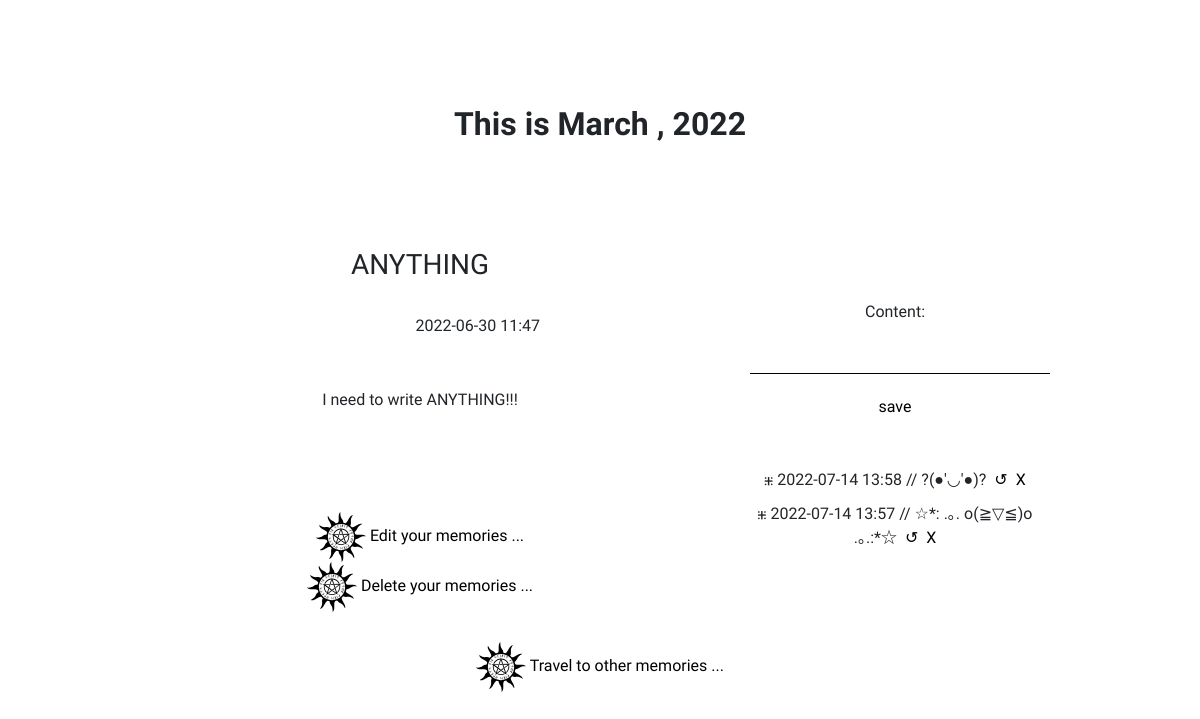
Page /inside/detail/11/ on the committed database.
### insidepage/models.py (models this page shows, shortened)
class Diary(models.Model):
    title = models.CharField(max_length=30)
    pub_date = models.DateTimeField(auto_now_add=True)
    body = models.TextField()

class Comment(models.Model):
    diary = models.ForeignKey(Diary, on_delete=models.CASCADE)
    content = models.CharField(max_length=200)
    created_at = models.DateTimeField(auto_now_add=True)
    updated_at = models.DateTimeField(auto_now=True)

### insidepage/views.py (the view)
# urls.py: path('detail/<int:diary_id>/', views.detail, name='detail'),
def detail(request, diary_id, comment_id=None):
    diary_detail = get_object_or_404(Diary, pk = diary_id)
    if comment_id==None:
        form = CommentModelForm()
        return render(request, 'insidepage/detail.html', {'diary': diary_detail, 'form': form})
    else:
        comment = get_object_or_404(Comment, pk = comment_id)
        form = CommentModelForm(instance=comment)
        return render(request, 'insidepage/detail.html', {'diary': diary_detail, 'form': form, 'comment': comment})

### insidepage/forms.py
class CommentModelForm(forms.ModelForm):
    class Meta:
        model = Comment
        fields = ['content']
        widgets = {
            'content': forms.TextInput(attrs={
                'class': 'create__input'
            })
        }

### insidepage/templates/insidepage/detail.html (shortened to what this page needs)
{% load static %}
<!DOCTYPE html>
<html lang="en">
  <head>
    <link
      href="https://cdn.jsdelivr.net/npm/bootstrap@5.2.0-beta1/dist/css/bootstrap.min.css"
      rel="stylesheet"
    />
    <link
      rel="stylesheet"
      type="text/css"
      href="{% static 'css/styles.css' %}"
    />
  </head>
  <body>
    <div class="head">
      <span class="head__title"
        >This is <span>March</span> , <span>2022</span></span
      >
    </div>
    <div class="detail_container">
      <div class="detail__diary">
        <h3>{{ diary.title }}</h3>
        <br />
        <div class="detail_date">{{ diary.pub_date|date:'Y-m-d H:i' }}</div>
        <div class="detail_content">{{ diary.body }}</div>
        <div class="content__index footer">
          <a href="{% url 'update' diary.id %}">
            <img src="{% static 'img/pagan.svg' %}" alt="pagan" width="50px" />
            <span>Edit your memories ...</span>
          </a>
          <br />
          <a href="{% url 'delete' diary.id %}">
            <img src="{% static 'img/pagan.svg' %}" alt="pagan" width="50px" />
            <span>Delete your memories ...</span>
          </a>
        </div>
      </div>
      <div class="detail__comment">
        {% if not comment %}
        <form action="{% url 'commentcreate' diary.id %}" method="POST">
          {% csrf_token %} {{ form }}
          <button class="btn_search" type="submit">save</button>
        </form>
        {% else %}
        <form action="{% url 'commentupdate' comment.id %}" method="POST">
          {% csrf_token %} {{ form }}
          <button class="btn_search" type="submit">update</button>
        </form>
        {% endif %}
        <br /><br />
        {% for comment in diary.comment_set.all|dictsortreversed:'updated_at' %}
        <div class="comment_block">
          ⁜ {{ comment.updated_at|date:'Y-m-d H:i' }} // {{ comment.content }}
          &nbsp;<a href="{% url 'commentupdate' comment.id %}">↺</a>
          &nbsp;<a href="{% url 'commentdelete' comment.id %}">Χ</a>
          <br />
        </div>
        {% endfor %}
      </div>
    </div>
    <div class="content__index footer">
      <a href="{% url 'month' diary.pub_date.month %}">
        <img src="{% static 'img/pagan.svg' %}" alt="pagan" width="50px" />
        <span>Travel to other memories ...</span>
      </a>
    </div>
  </body>
</html>

### static/css/styles.css (style rules this page uses)
:root { --regular-font: "Merienda", cursive; --bold-font: "Merienda One", cursive; --regular-weight: 400; --bold-weight: 700; }
* { box-sizing: border-box; }
body { padding: 0; margin: 100px; text-align: center; font-family: var(--regular-font); font-weight: var(--regular-weight); }
a { text-decoration: none; color: black; }
.head { margin-bottom: 100px; }
.head__title { font-weight: var(--bold-weight); font-size: 32px; }
.head__title span { font-family: var(--bold-font); }
.content__index img { transition: all 5s ease-in-out; }
.content__index span { transition: all 0.5s ease-in-out; }
.footer { margin-top: 30px; }
.detail_content { margin-top: 50px; margin-left: 100px; margin-right: 100px; margin-bottom: 100px; }
.detail_date { margin-right: 200px; text-align: end; }
.create__input { margin-left: 10px; width: 300px; height: 50px; border: none; border-bottom: 1px solid black; background-color: transparent; font-family: var(--regular-font); resize: none; margin-bottom: 20px; }
.btn_search { background: transparent; border: none; transition: all 0.5s ease-in-out; }
.detail_container { display: flex; flex-direction: row; justify-content: center; align-items: center; }
.detail_container .detail__diary { width: 1000px; }
.detail_container .detail__comment { margin-right: 50px; }
.comment_block { margin-bottom: 10px; }

### rows in the picture
Diary: title "ANYTHING", pub_date "2022-06-30 11:47", body "I need to write ANYTHING!!!"
Comment: updated_at "2022-07-14 13:58", content "?(●'◡'●)?"
Comment: updated_at "2022-07-14 13:57", content "☆*: .｡. o(≧▽≦)o .｡.:*☆"
